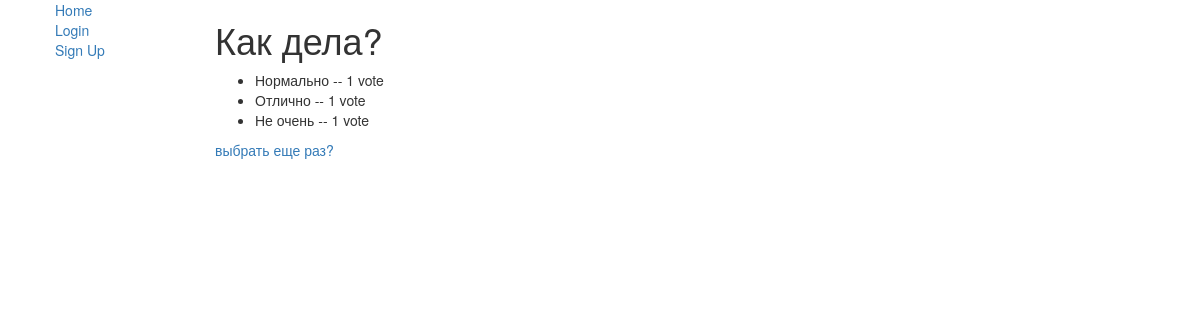
/polls/1/results/, run on an earlier commit of the app's database.
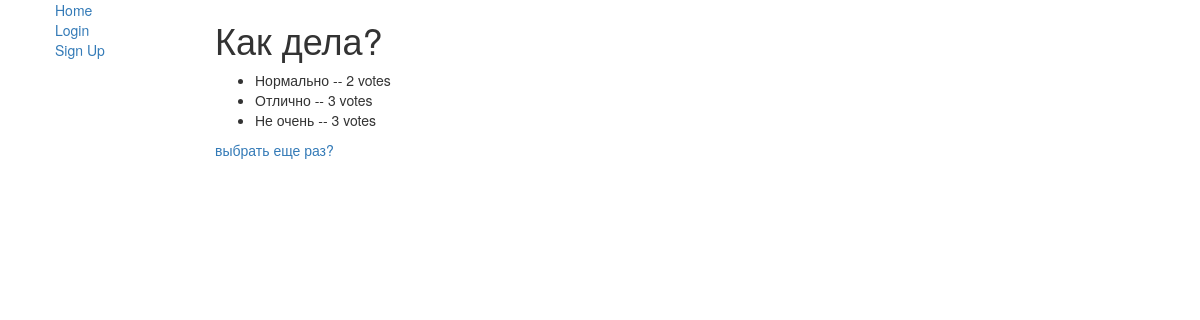
And on a later commit of the database.
### polls/models.py (models this page shows, shortened)
class Question(models.Model):
    question_text = models.CharField(max_length=200)
    pub_date = models.DateTimeField('date published')
    question_votes = models.IntegerField(default=0)

class Choice(models.Model):
    question = models.ForeignKey(Question, on_delete=models.CASCADE)
    choice_text = models.CharField(max_length=200)
    votes = models.IntegerField(default=0)
    percent_votes = models.IntegerField(default=0)

### polls/views.py (the view)
# urls.py: path('<int:pk>/results/', views.ResultsView.as_view(), name='results'),
class ResultsView(generic.DetailView):
    model = Question
    template_name = 'polls/results.html'

### polls/templates/polls/results.html
{% extends "polls/base_generic.html" %}
{% block content %}
<h1>{{ question.question_text }}</h1>
<ul>
    {% for choice in question.choice_set.all %}
    <li>{{ choice.choice_text }} -- {{ choice.votes }} vote{{choice.votes|pluralize}}</li>
    {% endfor %}
</ul>
<a href="{% url 'polls:detail'  question.id %}">выбрать еще раз? </a>
{% endblock %}

### polls/templates/polls/base_generic.html (shortened to what this page needs)
<!DOCTYPE html>
<html lang="en">
<head>
    <link rel="stylesheet" href="https://maxcdn.bootstrapcdn.com/bootstrap/3.3.7/css/bootstrap.min.css">
</head>
<body>
<div class="container-fluid">
    <div class="row">
        <div class="col-sm-2">
            {% block sidebar %}
            <ul class="sidebar-nav">
                <li style="list-style-type: none;"><a href="{% url 'polls:index' %}">Home</a></li>
                {% if user.is_authenticated %}
                <li style="list-style-type: none;"><a href="{% url 'polls:profile' request.user.id %}">User: {{ user.get_username }}</a></li>
                <li style="list-style-type: none;"><a href="{% url 'logout'%}?next={{request.path}}">Logout</a></li>
                {% else %}
                <li style="list-style-type: none;"><a href="{% url 'login'%}?next={{request.path}}">Login</a></li>
                <li style="list-style-type: none;"><a href="{% url 'polls:signup'%}?next={{request.path}}">Sign Up</a>
                </li>
                {% endif %}
            </ul>
            {% endblock %}
        </div>
        <div class="col-sm-10 ">
            {% block content %}{% endblock %}
        </div>
    </div>
</div>
</body>
</html>

What changed in the data, as far as the page shows it:
changed Choice "Нормально": votes "1" → "2"
changed Choice "Отлично": votes "1" → "3"
changed Choice "Не очень": votes "1" → "3"
